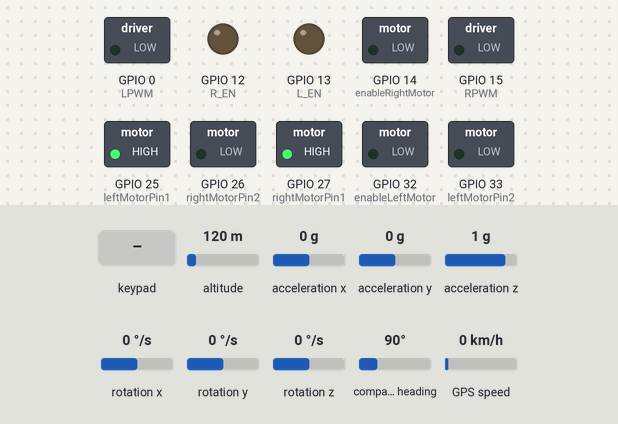
A sketch run on a simulated ESP32. Parts: switched loads named in the sketch (green lamp = pin HIGH), output pins drawn as LEDs (lit = HIGH). The test bench sets the inputs (shaded band); at power-on: altitude 120 m, acceleration x 0 g, acceleration y 0 g, acceleration z 1 g, rotation x 0 °/s, rotation y 0 °/s, rotation z 0 °/s, compass heading 90°, GPS speed 0 km/h. Storage starts empty; the GPS gets a fix after 3 s at 37.7749, -122.4194 with 8 satellites; what the sketch prints to the serial monitor is not drawn.

Above: at 1.2 s.
1.3 s: key 'U' pressed
At 1.5 s:
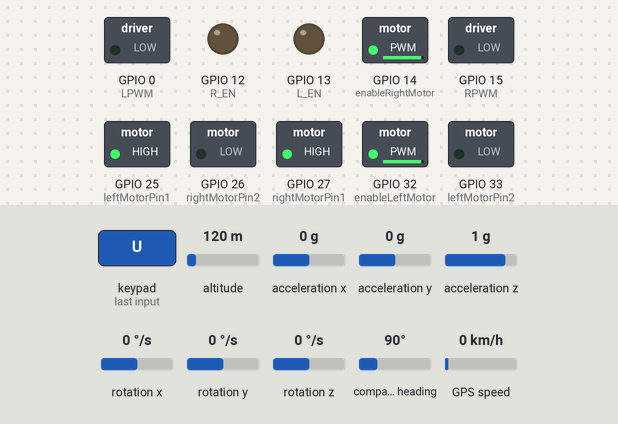
3.2 s: key 'D' pressed
At 3.4 s:
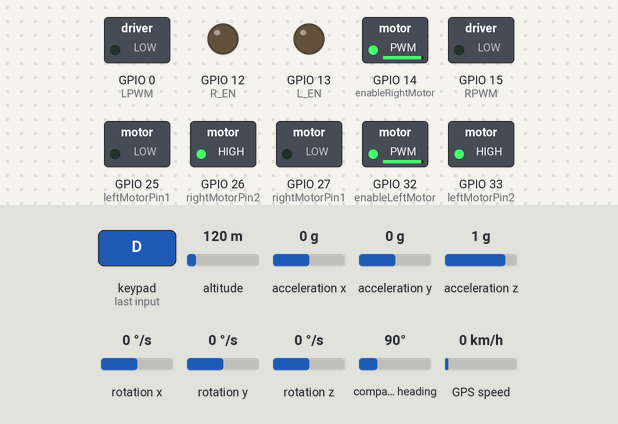
5.1 s: key 'L' pressed
At 5.3 s:
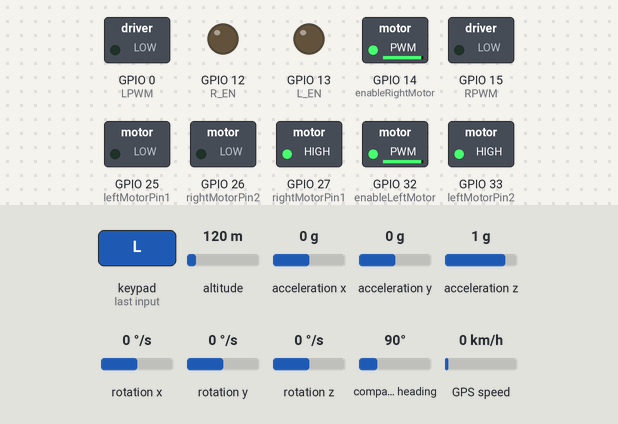
7.0 s: key 'R' pressed
At 7.2 s:
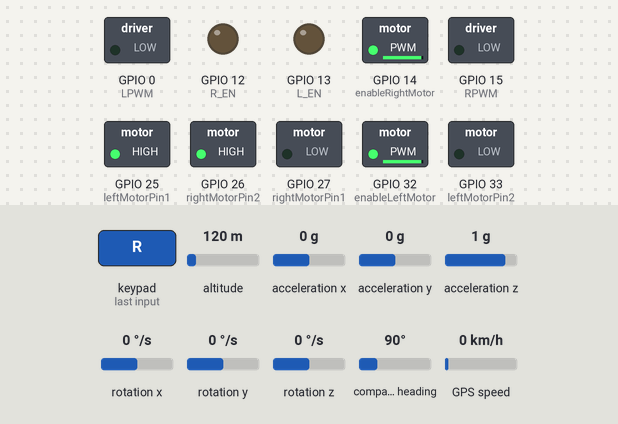
Timing chart, 0 to 9.9 s (numbered marks = the images above; inputs shaded):
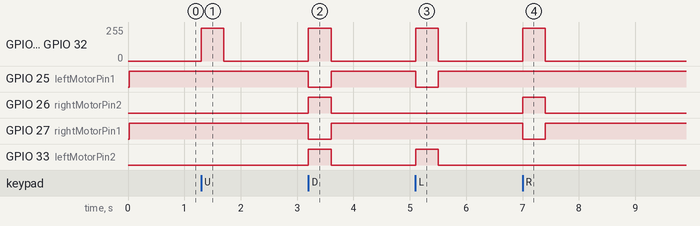

The sketch:

Auto_Maaier_Mapping_T2.ino
```cpp
#define CUSTOM_SETTINGS
#define INCLUDE_GAMEPAD_MODULE
#include <DabbleESP32.h>

#include <TinyGPS++.h>
#include <MPU9250_asukiaaa.h>
#include <Wire.h>
#include <FS.h>
#include <SPIFFS.h>
#include <WiFi.h>

// -----------------------------
// Rijmotoren (L298N)
int enableRightMotor = 14;
int rightMotorPin1 = 27;
int rightMotorPin2 = 26;
int enableLeftMotor = 32;
int leftMotorPin1 = 25;
int leftMotorPin2 = 33;

#define MAX_MOTOR_SPEED 255
const int PWMFreq = 1000;
const int PWMResolution = 8;
const int rightMotorPWMSpeedChannel = 4;
const int leftMotorPWMSpeedChannel = 5;

// -----------------------------
// MaaiMotor (BTS7960)
const int R_EN = 12;
const int L_EN = 13;
const int RPWM = 15;
const int LPWM = 0;
const int pwmKanaalRPWM = 0;
const int pwmKanaalLPWM = 1;
const int pwmResolutie = 8;
const int pwmFrequentie = 1000;
const int maaiSnelheid = 40;
bool motorAan = false;
bool vorigeKnopStatus = false;

// KALMAN FILTER GLOBALS
float kalmanYaw = 0.0;
float kalmanX = 0.0, kalmanY = 0.0;
const float Q_angle = 0.001;    // IMU noise
const float Q_bias = 0.003;     // Bias noise
const float R_measure = 0.03;   // GPS noise
float P[2][2] = {{0,0}, {0,0}};
float K[2];                     // Kalman gain


// -----------------------------
// GPS en IMU
TinyGPSPlus gps;
HardwareSerial neogps(1);
MPU9250_asukiaaa imu;

float yaw = 0.0;
bool mappingActief = false;
unsigned long laatsteLogtijd = 0;
File mapBestand;
// ADD AFTER GLOBAL VARIABLES (line ~85, before setup())
float lastValidX = 0.0, lastValidY = 0.0;  // GPS filter globals


// -----------------------------
// Dead Reckoning
float posX = 0.0, posY = 0.0;
unsigned long vorigeTijd = 0;
const float snelheidMax = 0.5;

// -----------------------------
// WiFi Webserver
const char* ssid = "AutoMaaier";
const char* password = "12345678";
WiFiServer server(80);

void setup() {
  Serial.begin(115200);
  Dabble.begin("AutoMaaier");

  pinMode(enableLeftMotor, OUTPUT);
  pinMode(enableRightMotor, OUTPUT);
  pinMode(leftMotorPin1, OUTPUT);
  pinMode(leftMotorPin2, OUTPUT);
  pinMode(rightMotorPin1, OUTPUT);
  pinMode(rightMotorPin2, OUTPUT);

  pinMode(R_EN, OUTPUT);
  pinMode(L_EN, OUTPUT);
  pinMode(RPWM, OUTPUT);
  pinMode(LPWM, OUTPUT);
  ledcSetup(pwmKanaalRPWM, pwmFrequentie, pwmResolutie);
  ledcSetup(pwmKanaalLPWM, pwmFrequentie, pwmResolutie);
  ledcAttachPin(RPWM, pwmKanaalRPWM);
  ledcAttachPin(LPWM, pwmKanaalLPWM);

  ledcSetup(leftMotorPWMSpeedChannel, PWMFreq, PWMResolution);
  ledcAttachPin(enableLeftMotor, leftMotorPWMSpeedChannel);
  ledcSetup(rightMotorPWMSpeedChannel, PWMFreq, PWMResolution);
  ledcAttachPin(enableRightMotor, rightMotorPWMSpeedChannel);

  neogps.begin(9600, SERIAL_8N1, 2, 4);
  Wire.begin();
  imu.setWire(&Wire);
  imu.beginAccel();
  imu.beginGyro();
  imu.beginMag();

  SPIFFS.begin(true);

  WiFi.softAP(ssid, password);
  server.begin();
  Serial.println("WiFi gestart: AutoMaaier");
  Serial.println(WiFi.softAPIP());

  vorigeTijd = millis();
}

void loop() {
  Dabble.processInput();
  joystickBesturing();
  gpsInlezen();
  imuInlezen();

  // 🔥 KALMAN FUSION
  kalmanUpdateYaw(yaw, gps.course.deg());
  kalmanUpdatePosition(posX, posY, gps.location.lat(), gps.location.lng());

  checkMappingToggle();
  if (mappingActief) {
    updateDeadReckoning();
    logPositie();
  }
  handleClient();

}

void joystickBesturing() {
  int yAxis = GamePad.getYaxisData();
  int xAxis = GamePad.getXaxisData();
  int leftSpeed = yAxis * 35 + xAxis * 35;
  int rightSpeed = yAxis * 35 - xAxis * 35;
  rotateMotor(rightSpeed, leftSpeed);
}

void rotateMotor(int rightMotorSpeed, int leftMotorSpeed) {
  rightMotorSpeed = constrain(rightMotorSpeed, -255, 255);
  leftMotorSpeed = constrain(leftMotorSpeed, -255, 255);
  ledcWrite(leftMotorPWMSpeedChannel, abs(leftMotorSpeed));
  digitalWrite(leftMotorPin1, leftMotorSpeed >= 0);
  digitalWrite(leftMotorPin2, leftMotorSpeed < 0);
  ledcWrite(rightMotorPWMSpeedChannel, abs(rightMotorSpeed));
  digitalWrite(rightMotorPin1, rightMotorSpeed >= 0);
  digitalWrite(rightMotorPin2, rightMotorSpeed < 0);
}

// REPLACE your gpsInlezen() function (around line 170)
void gpsInlezen() {
  while (neogps.available()) gps.encode(neogps.read());

  if (gps.location.isValid()) {
    float gpsMetersX, gpsMetersY;
    gpsToMeters(gps.location.lat(), gps.location.lng(), gpsMetersX, gpsMetersY);

    if (gpsFilter(gpsMetersX, gpsMetersY)) {
      Serial.printf("✅ GPS: %.1fm, %.1fm\n", gpsMetersX, gpsMetersY);
    }
  }
}


void imuInlezen() {
  imu.accelUpdate();
  imu.magUpdate();
  float magX = imu.magX();
  float magY = imu.magY();
  yaw = atan2(magY, magX) * 180.0 / PI;
  yaw -= 17.9;  // 🔥 PARAMARIBO 2026 DECLINATION
  if (yaw < 0) yaw += 360;
}


void kalmanUpdateYaw(float imuYaw, float gpsCourse) {
  // Predict
  kalmanYaw += 0.03 * (imuYaw - kalmanYaw);

  // GPS correction (if valid)
  if (gps.course.isValid()) {
    float gpsYaw = gps.course.deg();
    float error = gpsYaw - kalmanYaw;
    if (error > 180) error -= 360;
    if (error < -180) error += 360;
    kalmanYaw += 0.1 * error;
  }

  if (kalmanYaw < 0) kalmanYaw += 360;
}

void kalmanUpdatePosition(float imuX, float imuY, float gpsLat, float gpsLng) {
  // IMU dead reckoning prediction
  kalmanX += 0.02 * (imuX - kalmanX);
  kalmanY += 0.02 * (imuY - kalmanY);

  // GPS correction (if valid)
  if (gps.location.isValid()) {
    float gpsX = gps.location.lat() * 111000;  // Meters
    float gpsY = gps.location.lng() * 109600;  // Suriname meters
    kalmanX += 0.1 * (gpsX - kalmanX);
    kalmanY += 0.1 * (gpsY - kalmanY);
  }
}

// ADD THIS LATER - Autonomous straight line
void autonomousStraight(float targetX, float targetY) {
  float targetBearing = calculateBearing(kalmanX, kalmanY, targetX, targetY);
  float error = targetBearing - kalmanYaw;
  if (error > 180) error -= 360;

  int leftSpeed = 50 + error * 2;
  int rightSpeed = 50 - error * 2;
  rotateMotor(rightSpeed, leftSpeed);
}


void checkMappingToggle() {
  bool knop = GamePad.isSquarePressed();
  if (knop && !vorigeKnopStatus) {
    mappingActief = !mappingActief;
    if (mappingActief) {
      mapBestand = SPIFFS.open("/map.txt", FILE_WRITE);
      if (mapBestand) mapBestand.println("X,Y,YAW,LAT,LON");
      vorigeTijd = millis();
    } else if (mapBestand) {
      mapBestand.close();
    }
  }
  vorigeKnopStatus = knop;
}
// NEW FUNCTION 1 - GPS → Meters (Suriname optimized)
void gpsToMeters(float lat, float lng, float &metersX, float &metersY) {
  metersX = lat * 111000;        // N-S meters
  metersY = lng * 109600;        // E-W Suriname meters (cos(5° lat))
}
// NEW FUNCTION 2 - Calculate bearing to target (from your app)
float calculateBearing(float fromX, float fromY, float toX, float toY) {
  float deltaX = toX - fromX;
  float deltaY = toY - fromY;
  float bearing = atan2(deltaY, deltaX) * 180.0 / PI;
  if (bearing < 0) bearing += 360;
  return bearing;
}
// NEW FUNCTION 3 - 1m filter (like your React Native app)
bool gpsFilter(float newX, float newY) {
  float distance = sqrt(sq(newX - lastValidX) + sq(newY - lastValidY));
  if (distance >= 1.0) {  // Real 1m+ movement
    lastValidX = newX;
    lastValidY = newY;
    return true;
  }
  return false;
}


void updateDeadReckoning() {
  unsigned long nu = millis();
  float dt = (nu - vorigeTijd) / 1000.0;
  vorigeTijd = nu;
  int yAxis = GamePad.getYaxisData();
  float snelheid = (yAxis / 7.0) * snelheidMax;
  float afstand = snelheid * dt;
  float yawRad = yaw * PI / 180.0;
  posX += afstand * cos(yawRad);
  posY += afstand * sin(yawRad);
}

void logPositie() {
  if (millis() - laatsteLogtijd > 1000) {
    if (mapBestand) {
      mapBestand.print(kalmanX, 2); mapBestand.print(",");
      mapBestand.print(kalmanY, 2); mapBestand.print(",");
      mapBestand.print(kalmanYaw, 1); mapBestand.print(",");
      mapBestand.print(gps.location.lat(), 6); mapBestand.print(",");
      mapBestand.println(gps.location.lng(), 6);
    }
    laatsteLogtijd = millis();
  }
}

void handleClient() {
  WiFiClient client = server.available();
  if (!client) return;
  while (!client.available()) delay(1);
  String req = client.readStringUntil('\r');  // Remove \\r → '\r'

  client.readStringUntil('\n');

  if (req.indexOf("/map.txt") >= 0) {
    File f = SPIFFS.open("/map.txt", "r");
    client.println("HTTP/1.1 200 OK");
    client.println("Content-type: text/plain\n");
    if (f) {
      while (f.available()) client.write(f.read());
      f.close();
    } else {
      client.println("Kan map.txt niet openen");
    }
  } else {
    File html = SPIFFS.open("/index.html", "r");
    client.println("HTTP/1.1 200 OK");
    client.println("Content-type: text/html\n");
    if (html) {
      while (html.available()) client.write(html.read());
      html.close();
    } else {
      client.println("Geen index.html gevonden");
    }
  }
  delay(1);
  client.stop();
}
```

Measured:
- after the input at 1.3 s, GPIO 14 (enableRightMotor), GPIO 32 (enableLeftMotor): 0/255 → 244/255 at once, → 0/255 0.40 s later
- after the input at 3.2 s, GPIO 14 (enableRightMotor), GPIO 32 (enableLeftMotor): 0/255 → 244/255 at once, → 0/255 0.40 s later; GPIO 25 (leftMotorPin1), GPIO 27 (rightMotorPin1): HIGH → LOW at once, → HIGH 0.40 s later; GPIO 26 (rightMotorPin2), GPIO 33 (leftMotorPin2): LOW → HIGH at once, → LOW 0.40 s later
- after the input at 5.1 s, GPIO 14 (enableRightMotor), GPIO 32 (enableLeftMotor): 0/255 → 244/255 at once, → 0/255 0.40 s later; GPIO 25 (leftMotorPin1): HIGH → LOW at once, → HIGH 0.40 s later; GPIO 33 (leftMotorPin2): LOW → HIGH at once, → LOW 0.40 s later
- after the input at 7.0 s, GPIO 14 (enableRightMotor), GPIO 32 (enableLeftMotor): 0/255 → 244/255 at once, → 0/255 0.40 s later; GPIO 26 (rightMotorPin2): LOW → HIGH at once, → LOW 0.40 s later; GPIO 27 (rightMotorPin1): HIGH → LOW at once, → HIGH 0.40 s later
